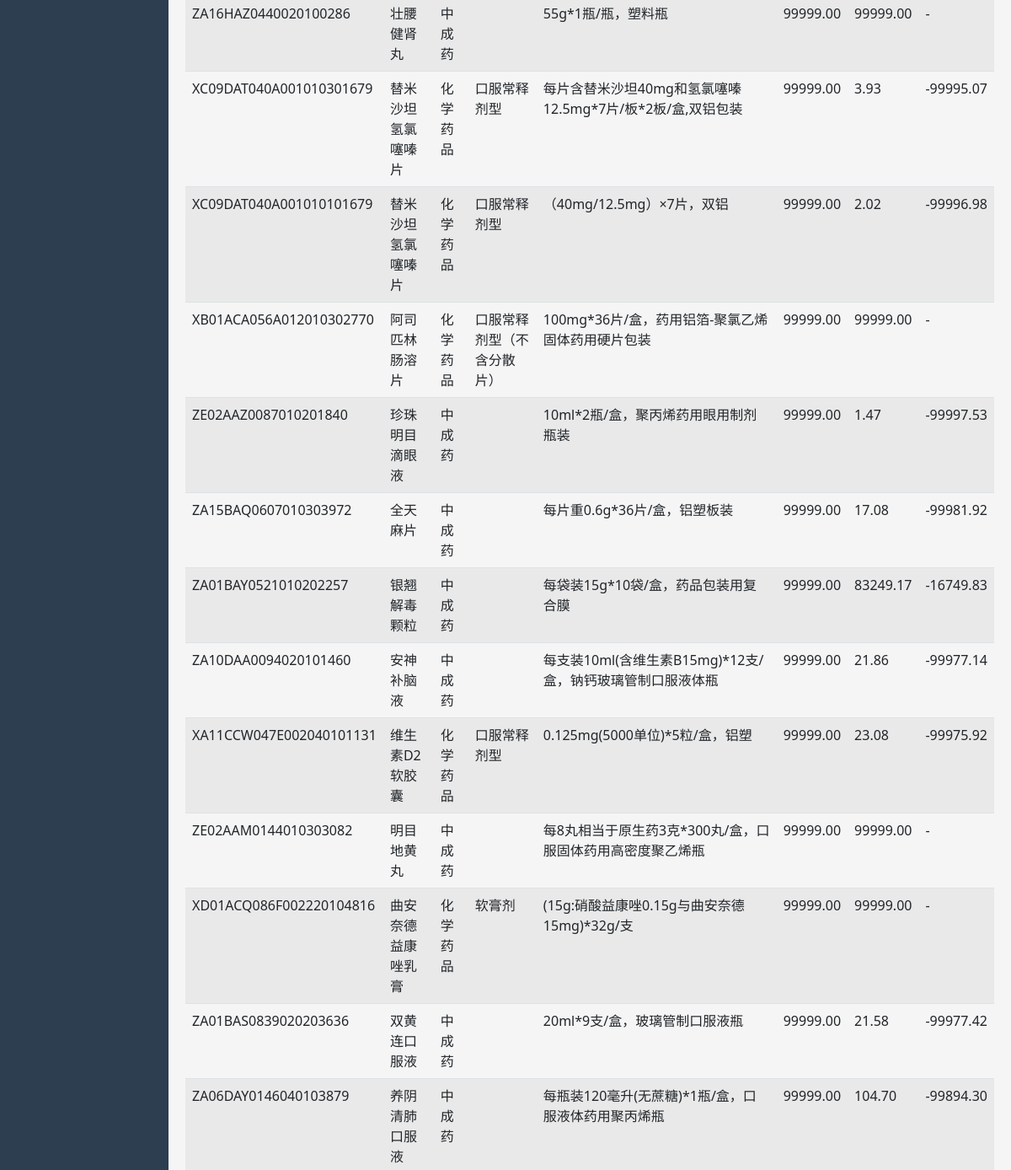
Before: /pharmacy/drugs/ (signed in, middle part) with the older database file.
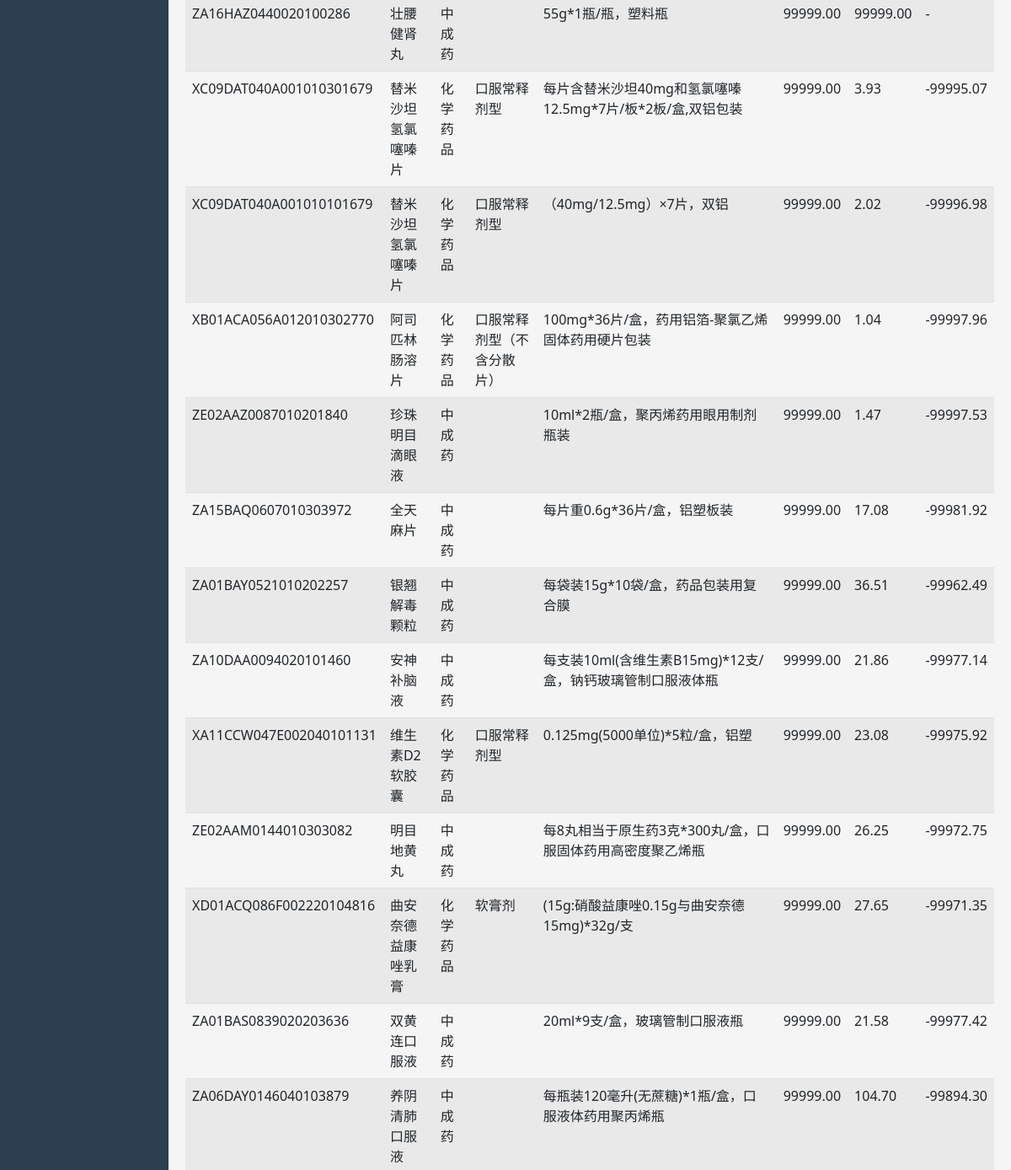
After: the same page with the newer database file.
### core/models.py (models this page shows, shortened)
class Drug(models.Model):
    code = models.CharField(max_length=50, unique=True, verbose_name='统编代码')
    drug_category = models.CharField(max_length=50, choices=DrugCategory.choices, verbose_name='药品分类')
    generic_name = models.CharField(max_length=200, verbose_name='通用名')
    catalog_dosage_form = models.CharField(max_length=100, blank=True, verbose_name='目录剂型')
    description_dosage_form = models.CharField(max_length=100, blank=True, verbose_name='表述剂型')
    spec_package = models.CharField(max_length=500, blank=True, verbose_name='规格包装')
    content = models.CharField(max_length=50, blank=True, verbose_name='含量')
    content_unit = models.CharField(max_length=20, blank=True, verbose_name='含量单位')
    volume = models.CharField(max_length=50, blank=True, verbose_name='装量')
    volume_unit = models.CharField(max_length=20, blank=True, verbose_name='装量单位')
    quantity = models.CharField(max_length=50, blank=True, verbose_name='计价数量')
    quantity_unit = models.CharField(max_length=20, blank=True, verbose_name='计价数量单位')
    package_quantity = models.CharField(max_length=50, blank=True, verbose_name='包装数量')
    usage_days = models.CharField(max_length=50, blank=True, verbose_name='服用天数')
    standard_holder = models.CharField(max_length=200, blank=True, verbose_name='标化持有人')
    catalog_holder = models.CharField(max_length=300, blank=True, verbose_name='目录序号&标化持有人')
    catalog_name = models.CharField(max_length=200, blank=True, verbose_name='医保目录名')
    special_note = models.CharField(max_length=200, blank=True, verbose_name='特殊标注')
    network_price = models.DecimalField(max_digits=12, decimal_places=2, default=0, verbose_name='挂网价')
    anchor_price = models.DecimalField(max_digits=12, decimal_places=2, default=0, verbose_name='锚点价格')
    is_standard = models.BooleanField(default=False, verbose_name='是否标准品')
    standard_mark = models.CharField(max_length=100, blank=True, verbose_name='标准品标记')
    standard_price = models.DecimalField(max_digits=12, decimal_places=2, default=0, verbose_name='差比价')
    price_diff = models.DecimalField(max_digits=12, decimal_places=2, default=0, verbose_name='价差对比')
    unit_value = models.DecimalField(max_digits=20, decimal_places=6, default=0, verbose_name='单体差比值')
    class Meta:
        verbose_name = '药品'
        verbose_name_plural = '药品'

### core/views.py (the view)
# urls.py: path('pharmacy/drugs/', v.pharmacy_drug_list, name='pharmacy_drug_list'),
@login_required
def pharmacy_drug_list(request):
    drugs = Drug.objects.all()
    code = request.GET.get('code')
    generic_name = request.GET.get('generic_name')
    if code:
        drugs = drugs.filter(code__icontains=code)
    if generic_name:
        drugs = drugs.filter(generic_name__icontains=generic_name)
    paginator = Paginator(drugs, 20)
    page_number = request.GET.get('page')
    page_obj = paginator.get_page(page_number)
    return render(request, 'core/yaodian/drug_list.html', {'page_obj': page_obj})

### templates/core/yaodian/drug_list.html (shortened to what this page needs)
{% extends 'core/base.html' %}
{% block content %}
<table class="table table-striped table-hover">
    <tbody>
        {% for drug in page_obj %}
        <tr>
            <td>{{ drug.code }}</td>
            <td>{{ drug.generic_name }}</td>
            <td>{{ drug.drug_category }}</td>
            <td>{{ drug.catalog_dosage_form }}</td>
            <td>{{ drug.spec_package }}</td>
            <td>{{ drug.network_price }}</td>
            <td>{{ drug.standard_price|default:'-' }}</td>
            <td style="{% if drug.price_diff > 0 %}color: red; font-weight: bold;{% endif %}">
                {{ drug.price_diff|default:'-' }}
            </td>
        </tr>
        {% empty %}
        <tr><td colspan="8" class="text-center">暂无数据</td></tr>
        {% endfor %}
    </tbody>
</table>
{% endblock %}

Changed rows visible on the page:
changed Drug "XB01ACA056A012010302770": standard_price "99999.00" → "1.04"; price_diff "-" → "-99997.96"
changed Drug "ZA01BAY0521010202257": standard_price "83249.17" → "36.51"; price_diff "-16749.83" → "-99962.49"
changed Drug "ZE02AAM0144010303082": standard_price "99999.00" → "26.25"; price_diff "-" → "-99972.75"
changed Drug "XD01ACQ086F002220104816": standard_price "99999.00" → "27.65"; price_diff "-" → "-99971.35"
